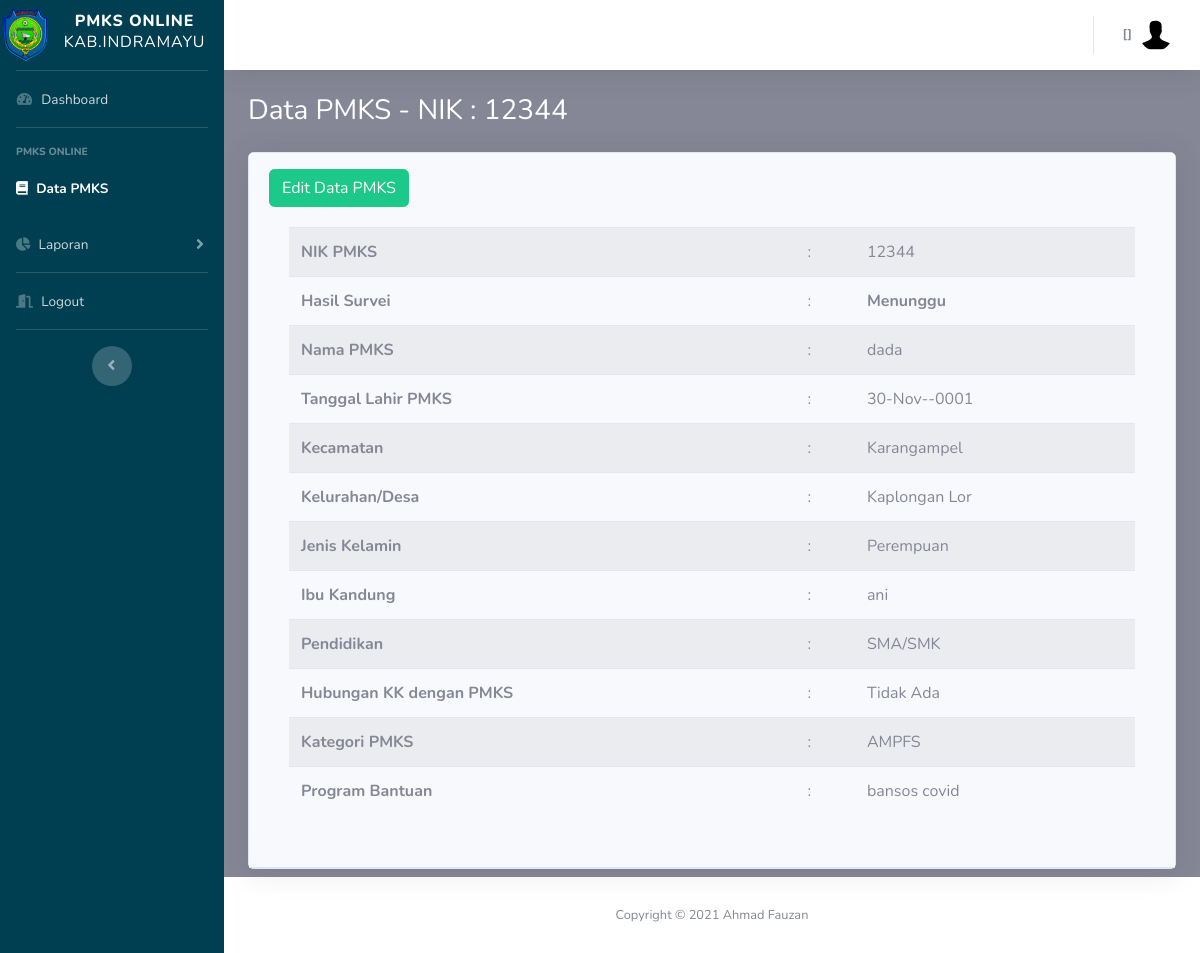
The app's page /pegawai/pmks_detail.php?id=8 with its own data.
### tables this page shows
CREATE TABLE `pmks` (
  `id_pmks` int(11) NOT NULL,
  `id_kk` int(11) NOT NULL,
  `id_kec` int(11) NOT NULL,
  `id_desa` int(11) NOT NULL,
  `id_kat_pmks` int(11) NOT NULL,
  `id_program` int(11) NOT NULL,
  `hsl_survei` varchar(50) NOT NULL,
  `nik_pmks` varchar(50) NOT NULL,
  `nm_pmks` varchar(50) NOT NULL,
  `tgl_lhr_pmks` date NOT NULL,
  `hubungan` varchar(25) NOT NULL,
  `jns_klm_pmks` varchar(25) NOT NULL,
  `nm_ibu_pmks` varchar(50) NOT NULL,
  `pendidikan_pmks` varchar(50) NOT NULL,
  `is_delete` int(11) NOT NULL,
  `row_edit` int(11) NOT NULL,
  `creator` int(11) NOT NULL,
  `time_input` datetime NOT NULL DEFAULT CURRENT_TIMESTAMP
);

CREATE TABLE `kecamatan` (
  `id_kec` int(11) NOT NULL,
  `nm_kec` varchar(20) NOT NULL,
  `is_delete` int(11) NOT NULL,
  `row_edit` int(11) NOT NULL,
  `creator` int(11) NOT NULL,
  `time_input` datetime NOT NULL DEFAULT CURRENT_TIMESTAMP
);

CREATE TABLE `desa` (
  `id_desa` int(10) NOT NULL,
  `nm_desa` varchar(25) NOT NULL,
  `id_kec` int(11) NOT NULL,
  `is_delete` int(11) NOT NULL,
  `row_edit` int(11) NOT NULL,
  `creator` int(11) NOT NULL,
  `time_input` datetime NOT NULL DEFAULT CURRENT_TIMESTAMP
);

CREATE TABLE `kat_pmks` (
  `id_kat_pmks` int(10) NOT NULL,
  `nm_kat` varchar(25) NOT NULL,
  `is_delete` int(11) NOT NULL,
  `row_edit` int(11) NOT NULL,
  `creator` int(11) NOT NULL,
  `time_input` datetime NOT NULL DEFAULT CURRENT_TIMESTAMP
);

CREATE TABLE `program_bantuan` (
  `id_program` int(10) NOT NULL,
  `nm_program` varchar(25) NOT NULL,
  `is_delete` int(11) NOT NULL,
  `row_edit` int(11) NOT NULL,
  `creator` int(11) NOT NULL,
  `time_input` datetime NOT NULL DEFAULT CURRENT_TIMESTAMP
);

### config.php (called while the page is built, shortened)
<?php
	$database = 'pmks';
?>

### functions.php (called while the page is built, shortened)
<?php
function query($query)
{
	include('config.php');
	$result = mysqli_query($koneksi, $query);
	$rows = [];
	while ($row = mysqli_fetch_assoc($result)) {
		$rows[] = $row;
	}
	return $rows;
}

### pegawai/pmks_detail.php (the view, shortened to what this page needs)
<?php
  include('templetes/sidebar.php');
  include('templetes/topbar.php');
  require_once "../functions.php";
  $id=$_GET['id'];
  $pmks=query("SELECT * FROM pmks where id_pmks='$id'")[0];
  $pmks2=query("SELECT a.*, b.*,c.*,d.*,e.*,f.id_kk,f.no_kk FROM pmks a
               INNER JOIN kecamatan b USING (id_kec)
               INNER JOIN desa c USING (id_desa)
               INNER JOIN kat_pmks d USING (id_kat_pmks)
               INNER JOIN program_bantuan e USING (id_program)
               INNER JOIN kk f USING (id_kk)
               WHERE a.id_pmks = $id AND a.is_delete = 1 ");
?>
        <div class="container-fluid">
          <h1 class="h3 mb-4 text-judul">Data PMKS - NIK : <?=$pmks['nik_pmks'] ?></h1>
          <div class="card shadow mb-2">
            <div class="card-header py-3">
               <button type="button" class="btn btn-success" data-toggle="modal" data-target="#modalEditPmks">
                    Edit Data PMKS
              </button>
              <div class="card-body">
                <div class="table-responsive">
                 <table class="table table-striped">
                  <tbody>
                    <?php foreach ($pmks2 as $row):?>
                    <tr>
                      <th scope="row">NIK PMKS</th>
                      <td>:</td>
                      <td class="text-left"><?=$row['nik_pmks'] ?></td>
                    </tr>
                    <tr>
                      <th scope="row">Hasil Survei</th>
                      <td>:</td>
                      <td class="text-left"><b><?=$row['hsl_survei'] ?></b></td>
                    </tr>
                    <tr>
                      <th scope="row">Nama PMKS</th>
                      <td>:</td>
                      <td class="text-left"><?=$row['nm_pmks'] ?></td>
                    </tr>
                    <tr>
                      <th scope="row">Tanggal Lahir PMKS</th>
                      <td>:</td>
                      <td class="text-left"><?=date('d-M-Y', strtotime($row['tgl_lhr_pmks'])) ?></td>
                    </tr>
                    <tr>
                      <th scope="row">Kecamatan</th>
                      <td>:</td>
                      <td class="text-left"><?=$row['nm_kec'] ?></td>
                    </tr>
                    <tr>
                      <th scope="row">Kelurahan/Desa</th>
                      <td>:</td>
                      <td class="text-left"><?=$row['nm_desa'] ?></td>
                    </tr>
                    <tr>
                      <th scope="row">Jenis Kelamin</th>
                      <td>:</td>
                      <td class="text-left"><?=$row['jns_klm_pmks'] ?></td>
                    </tr>
                    <tr>
                      <th scope="row">Ibu Kandung</th>
                      <td>:</td>
                      <td class="text-left"><?=$row['nm_ibu_pmks'] ?></td>
                    </tr>
                    <tr>
                      <th scope="row">Pendidikan</th>
                      <td>:</td>
                      <td class="text-left"><?=$row['pendidikan_pmks'] ?></td>
                    </tr>
                    <tr>
                      <th scope="row">Hubungan KK dengan PMKS</th>
                      <td>:</td>
                      <td class="text-left"><?=$row['hubungan'] ?></td>
                    </tr>
                    <tr>
                      <th scope="row">Kategori PMKS</th>
                      <td>:</td>
                      <td class="text-left"><?=$row['nm_kat'] ?></td>
                    </tr>
                    <tr>
                      <th scope="row">Program Bantuan</th>
                      <td>:</td>
                      <td class="text-left"><?=$row['nm_program'] ?></td>
                    </tr>
                    <?php endforeach; ?>
                  </tbody>
                </table>
              </div>
            </div>
            </div>
          </div>
        </div>
      </div>
      <?php include('templetes/footer.php');?>

### pegawai/templetes/sidebar.php (style rules this page uses)
.text-judul { color: #ffffff; }

### records on screen
pmks: nik_pmks "12344", hsl_survei "Menunggu", nm_pmks "dada", tgl_lhr_pmks "30-Nov--0001", id_kec.nm_kec "Karangampel", id_desa.nm_desa "Kaplongan Lor", jns_klm_pmks "Perempuan", nm_ibu_pmks "ani", pendidikan_pmks "SMA/SMK", hubungan "Tidak Ada", id_kat_pmks.nm_kat "AMPFS", id_program.nm_program "bansos covid"
